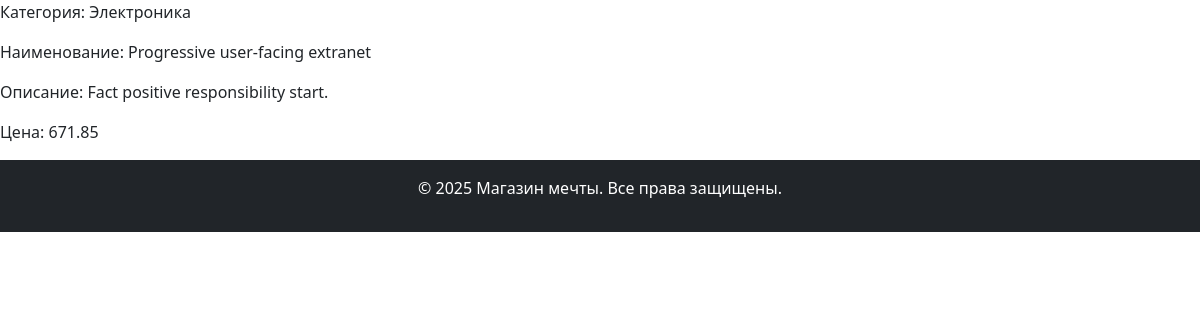
/product/25, run on the app's committed database.
### shop_store/models.py (models this page shows, shortened)
class Product(models.Model):
    name = models.CharField( max_length=100,validators=[MinLengthValidator(5)])
    description = models.TextField()
    price = models.DecimalField(max_digits=10, decimal_places=2,validators=[MinValueValidator(10),MaxValueValidator(10000)])
    created_at = models.DateTimeField(auto_now_add=True)
    category = models.ForeignKey('Category', on_delete=models.CASCADE,related_name='category')

class Category(models.Model):
    name = models.CharField(max_length=50,validators=[MinLengthValidator(5)])
    description = models.TextField()

### shop_store/views.py (the view)
# urls.py: path('product/<int:pk>', ProductDetailView.as_view(),name='product'),
class ProductDetailView(DetailView):
    model = Product
    template_name = 'product.html'
    context_object_name = 'prod'

### shop_store/templates/product.html
<html lang="en">
<head>
        {% include 'head.html' %}
</head>
<main>
    {% block content %}
    <p>Категория: {{prod.category.name}}</p>
    <p>Наименование: {{prod.name}}</p>
    <p>Описание: {{prod.description}}</p>
    <p>Цена: {{prod.price}}</p>
    {% endblock %}
</main>
 <footer class="bg-dark text-white text-center py-3">
        {% include 'footer.html' %}
 </footer>
</html>

### data on the page
Product: category.name "Электроника", name "Progressive user-facing extranet", description "Fact positive responsibility start.", price "671.85"
